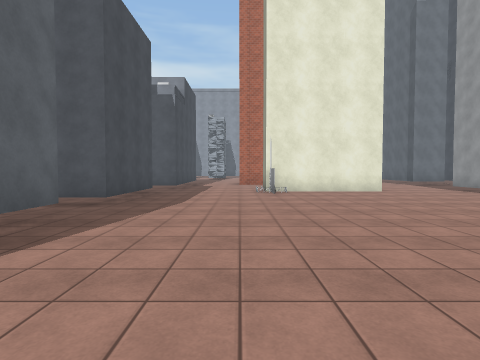
[1] (above)

19 first-person views from a walk through a Unity game level. The camera is 1.4 m above the floor, tilts 2° down and sees 80° across. The floor is counted in squares, 2 m on a side. Each view is taken from the middle of a square. On the plan, view 1 faces up. The plan holds only what a view shows up to about 10 squares ahead; the rest is blank. The place goes on beyond the plan. The player character is not drawn. Surface patterns are stand-ins for the level's own textures.

[2]
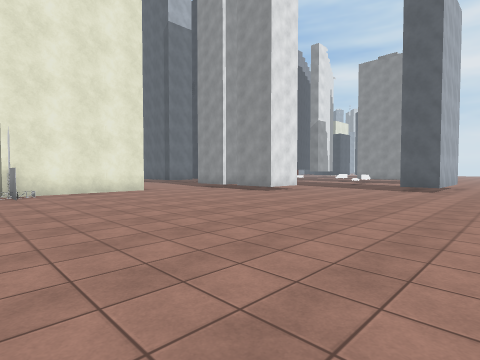

[3]
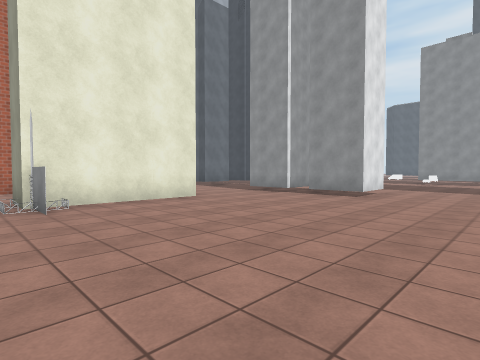

[4]
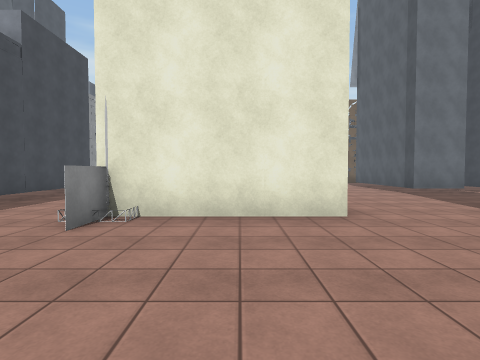

[5]
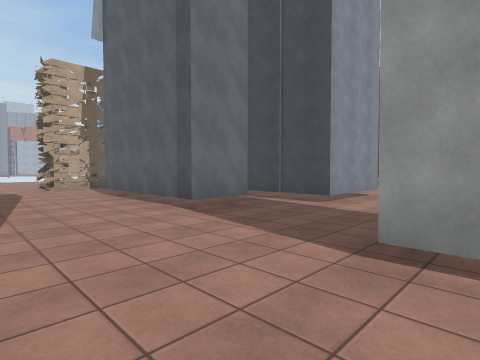

[6]
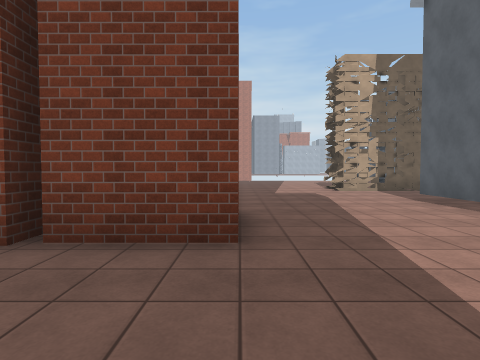

[7]
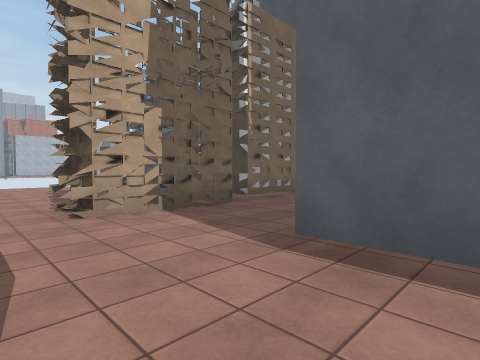

[8]
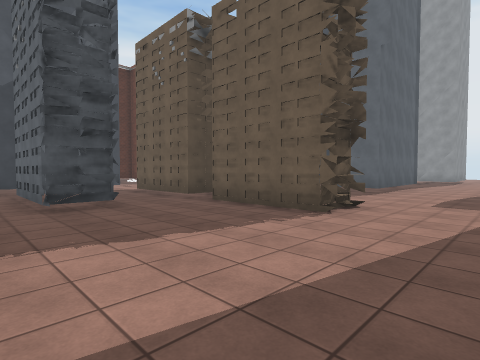

[9]
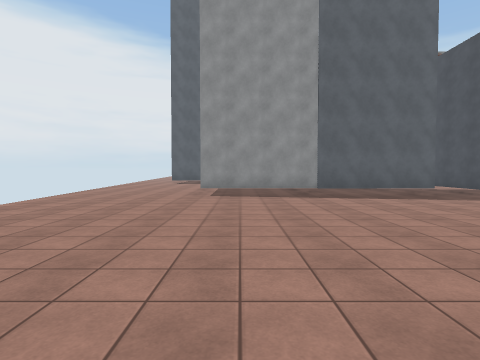

[10]
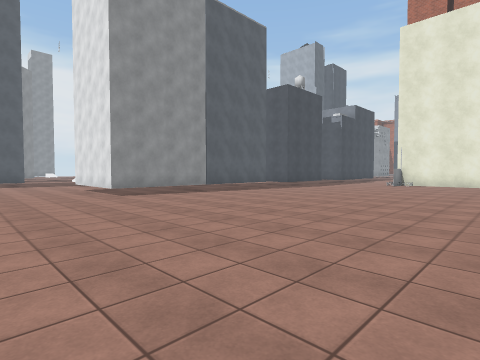

[11]
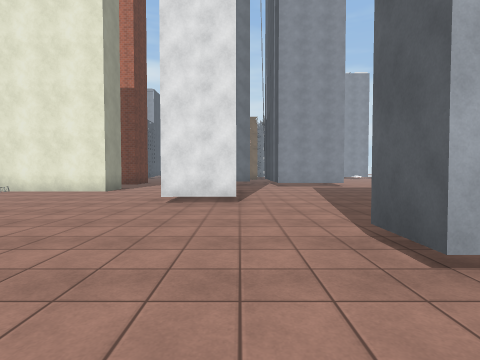

[12]
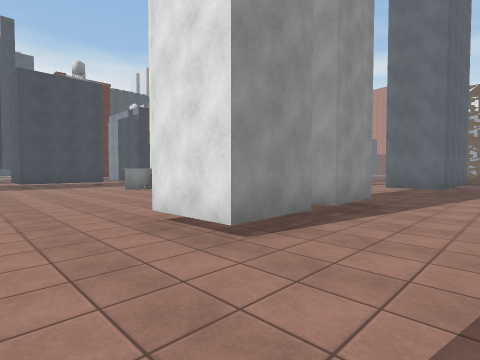

[13]
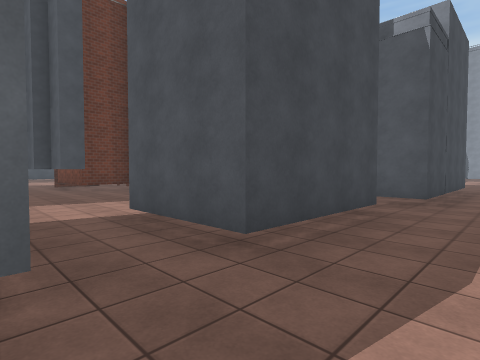

[14]
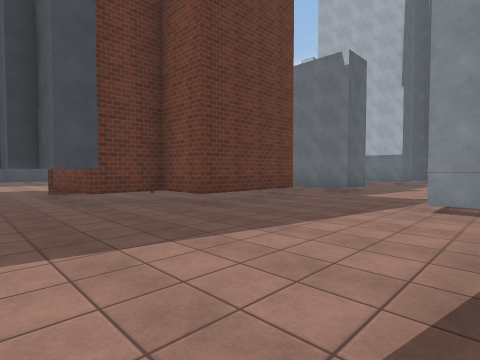

[15]
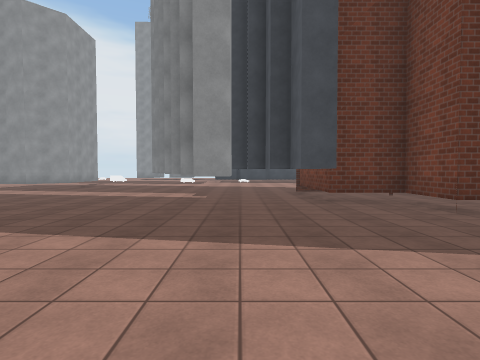

[16]
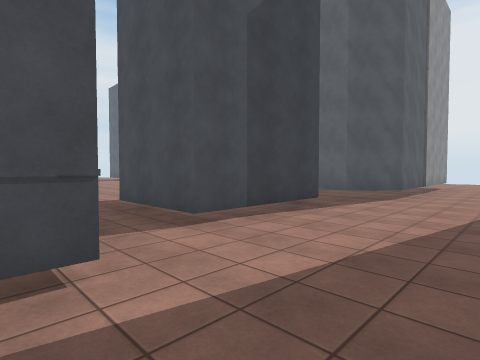

[17]
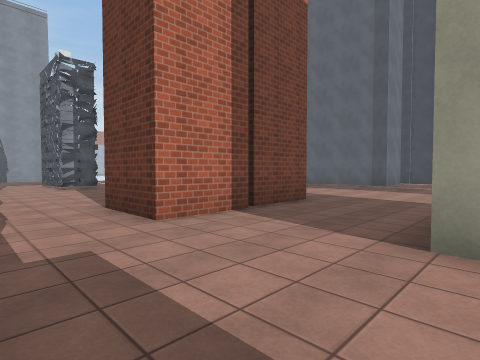

[18]
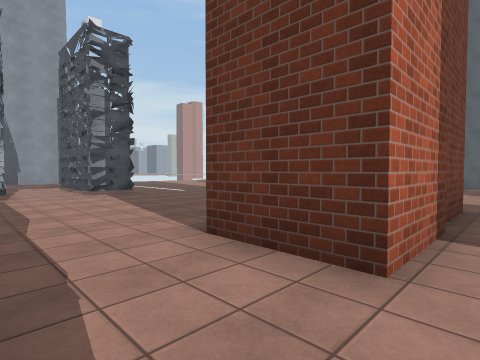

[19]
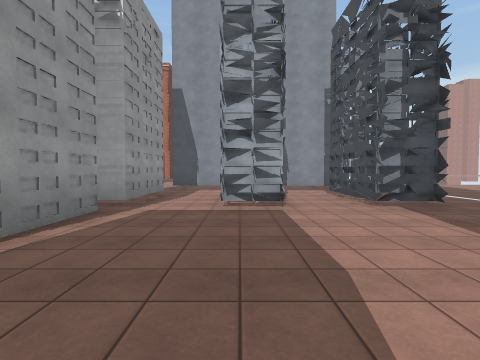

### Floor plan
Key: @ floor where view 1 was taken; # wall or solid block; . floor; B building.
Columns run from 17 left of view 1 to 11 right of it. Each row starts with its distance up from view 1.
 26              #####B   ......
 25             ... ...   ......#
 24             B..  .#  .......B
 23              ..  .#..........
 22             #..##.#.........#
 21             #..BB.B.....B###B
 20             #................
 19             #................
 18             B....... ......
 17               .....  ....#B.
 16          ..   .....  ....##.
 15        ##..  BB..#    ...##.#
 14       ##B..    ..#####...##.#
 13       .....    .............#
 12        #...B  B.............B
 11        #...#   ..............
 10        #..........####...B...
  9      ###....###...#...... B..
  8      #......###..............
  7 ...###......###.........B #..
  6 .....#B#....##B..........##..
  5     ####.....................
  4     ###.....B#B..............
  3   ###......# ##.............B
  2   #........#  #.............B
  1   ....... .#  #..............
  0   .....   .#  #..@.....   .
 -1   ....    .# ##........
 -2   ...     .###B........
 -3           .............
 -4           .............
 -5             ...........
 -6             ..

Positions as (right, up) in squares from view 1, and headings:
1: (0, 0), facing up
2: (0, 0), facing up-right
3: (0, 3), facing up-right
4: (3, 5), facing up
5: (5, 9), facing up-right
6: (4, 11), facing up
7: (6, 16), facing up-right
8: (5, 26), facing down-right
9: (5, -1), facing left
10: (5, -5), facing up-left
11: (9, 0), facing up
12: (11, 4), facing up-left
13: (-1, 4), facing up-left
14: (-5, 5), facing up-left
15: (-5, 5), facing left
16: (-8, 11), facing down-right
17: (-2, 10), facing up-right
18: (-2, 13), facing up-right
19: (-2, 16), facing up
